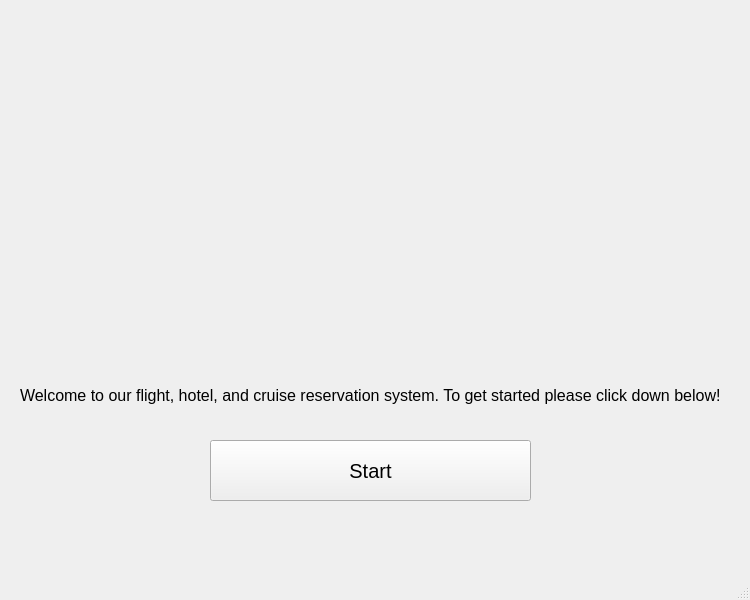
<?xml version="1.0" encoding="UTF-8"?>
<ui version="4.0">
 <class>MainWindow</class>
 <widget class="QMainWindow" name="MainWindow">
  <property name="geometry">
   <rect>
    <x>0</x>
    <y>0</y>
    <width>750</width>
    <height>600</height>
   </rect>
  </property>
  <property name="windowTitle">
   <string>MainWindow</string>
  </property>
  <widget class="QWidget" name="centralwidget">
   <widget class="QLabel" name="label">
    <property name="geometry">
     <rect>
      <x>10</x>
      <y>0</y>
      <width>721</width>
      <height>271</height>
     </rect>
    </property>
    <property name="text">
     <string/>
    </property>
   </widget>
   <widget class="QPushButton" name="pushButton">
    <property name="geometry">
     <rect>
      <x>210</x>
      <y>440</y>
      <width>321</width>
      <height>61</height>
     </rect>
    </property>
    <property name="font">
     <font>
      <pointsize>15</pointsize>
     </font>
    </property>
    <property name="text">
     <string>Start</string>
    </property>
   </widget>
   <widget class="QLabel" name="label_2">
    <property name="geometry">
     <rect>
      <x>20</x>
      <y>380</y>
      <width>711</width>
      <height>31</height>
     </rect>
    </property>
    <property name="font">
     <font>
      <pointsize>12</pointsize>
     </font>
    </property>
    <property name="text">
     <string>Welcome to our flight, hotel, and cruise reservation system. To get started please click down below!</string>
    </property>
   </widget>
  </widget>
  <widget class="QMenuBar" name="menubar">
   <property name="geometry">
    <rect>
     <x>0</x>
     <y>0</y>
     <width>750</width>
     <height>21</height>
    </rect>
   </property>
  </widget>
  <widget class="QStatusBar" name="statusbar"/>
 </widget>
 <resources/>
 <connections/>
</ui>
